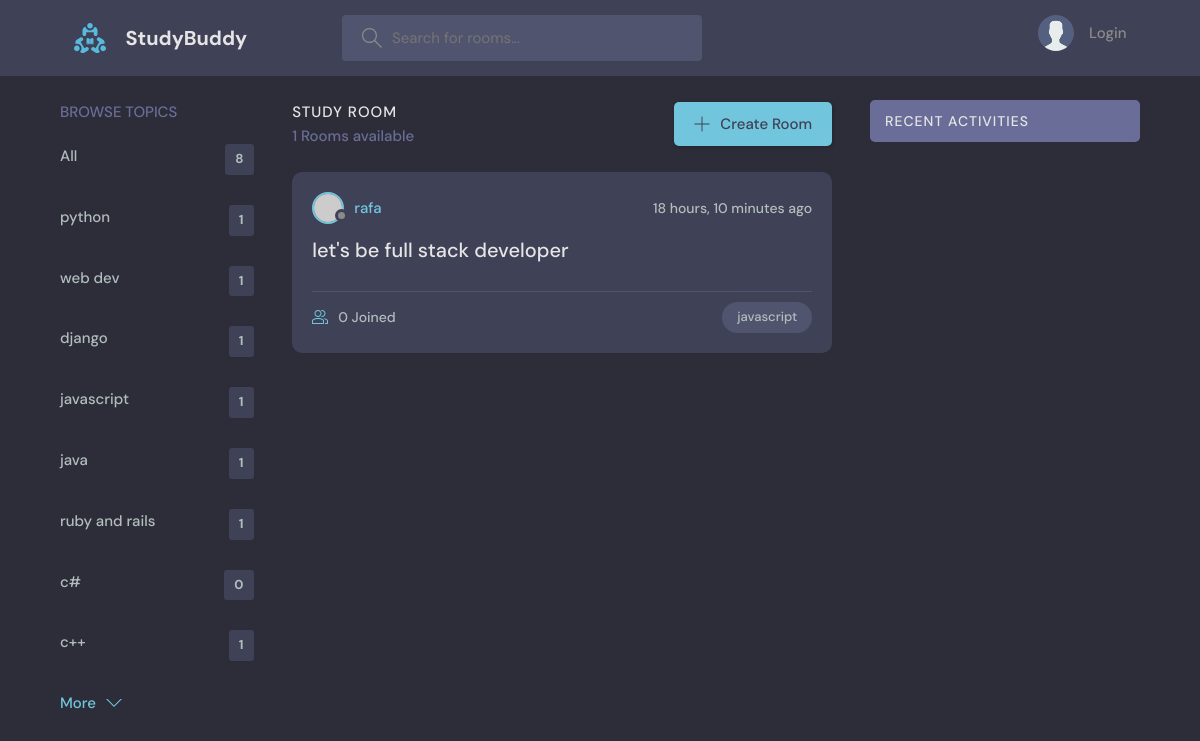
/?q=javascript, run on the app's committed database.
### base/models.py (models this page shows, shortened)
class Topic(models.Model):
    name=models.CharField(max_length=200)

class Room(models.Model):
    host=models.ForeignKey(User,on_delete=models.SET_NULL,null=True)
    name=models.CharField(max_length=200)
    topic=models.ForeignKey(Topic,on_delete=models.SET_NULL,null=True)
    participants=models.ManyToManyField(User,related_name='participants',blank=True)
    description=models.TextField(null=True,blank=True)
    updated=models.DateTimeField(auto_now=True)
    created=models.DateTimeField(auto_now_add=True)
    class Meta:
        ordering=['-updated','-created']

### base/views.py (the view)
# urls.py: path('',views.home,name='home'),
def home(request):
    q=request.GET.get('q') if request.GET.get('q') !=None else ''
    rooms=Room.objects.filter(Q(topic__name__icontains=q) |Q(name__icontains=q)|Q(description__icontains=q))
    topics=Topic.objects.all()
    room_messages=Message.objects.all().order_by('-created').filter(Q(room__topic__name__icontains=q))
    room_count=rooms.count()
    context={'rooms':rooms,'topics':topics,'room_count':room_count,'room_messages':room_messages}
    return render(request,'base/home.html',context);

### base/templates/base/home.html (shortened to what this page needs)
{% extends "main.html" %}
   {% block content %}
    <main class="layout layout--3">
      <div class="container">
        {%include 'base/topics_component.html'%}
        <div class="roomList">
          <div class="roomList__header">
            <div>
              <h2>Study Room</h2>
              <p>{{room_count}} Rooms available</p>
            </div>
        <a class="btn btn--main" href="{% url 'create-room' %}">
              <svg version="1.1" xmlns="http://www.w3.org/2000/svg" width="32" height="32" viewBox="0 0 32 32">
                <title>add</title>
                <path
                  d="M16.943 0.943h-1.885v14.115h-14.115v1.885h14.115v14.115h1.885v-14.115h14.115v-1.885h-14.115v-14.115z"
                ></path>
              </svg>
              Create Room
            </a>
          </div>
          {%include 'base/feed_component.html'%}
        </div>
        <div class="activities">
          <div class="activities__header">
            <h2>Recent Activities</h2>
          </div>
        </div>
      </div>
    </main>
{% endblock content %}

### base/templates/base/topics_component.html
<div class="topics">
          <div class="topics__header">
            <h2>Browse Topics</h2>
          </div>
          <ul class="topics__list">
            <li><a href="{% url 'home' %}">All <span>{{topics.count}}</span></a> </li>
        {% for topic in topics%}
        <li>
            <a href="{% url 'home' %}?q={{topic.name}}">{{topic.name}} <span>{{topic.room_set.all.count}}</span></a>
        </li>
        {% endfor%}
          </ul>
          <a class="btn btn--link" href="topics.html">
            More
            <svg version="1.1" xmlns="http://www.w3.org/2000/svg" width="32" height="32" viewBox="0 0 32 32">
              <title>chevron-down</title>
              <path d="M16 21l-13-13h-3l16 16 16-16h-3l-13 13z"></path>
            </svg>
          </a>
        </div>

### base/templates/base/feed_component.html (shortened to what this page needs)
{% for room in rooms %}
 <div class="roomListRoom">
            <div class="roomListRoom__header">
              <a href="{%url 'userprofile' room.host.id %}" class="roomListRoom__author">
                <div class="avatar avatar--small">
                  <img src="https://randomuser.me/api/portraits/men/11.jpg" />
                </div>
                <span>{{room.host.username}}</span>
              </a>
              <div class="roomListRoom__actions">
                <span>{{room.created|timesince}} ago</span>
              </div>
            </div>
            <div class="roomListRoom__content">
              <a href="{%url 'room' room.id %}">{{ room.name }}</a>
            </div>
            <div class="roomListRoom__meta">
              <a href="{%url 'room' room.id %}" class="roomListRoom__joined">
                {{room.participants.all.count}} Joined
              </a>
              <p class="roomListRoom__topic">{{room.topic.name}}</p>
            </div>
          </div>
            {% endfor %}

### data on the page
Topic: name "python", room_set.all.count "1"
Topic: name "web dev", room_set.all.count "1"
Topic: name "django", room_set.all.count "1"
Topic: name "javascript", room_set.all.count "1"
Topic: name "java", room_set.all.count "1"
Topic: name "ruby and rails", room_set.all.count "1"
Topic: name "c#", room_set.all.count "0"
Topic: name "c++", room_set.all.count "1"
Room: host.username "rafa", created "18 hours, 10 minutes", name "let's be full stack developer", participants.all.count "0", topic.name "javascript"

### other printed values
{{ topics.count }} "8"
{{ room_count }} "1"
